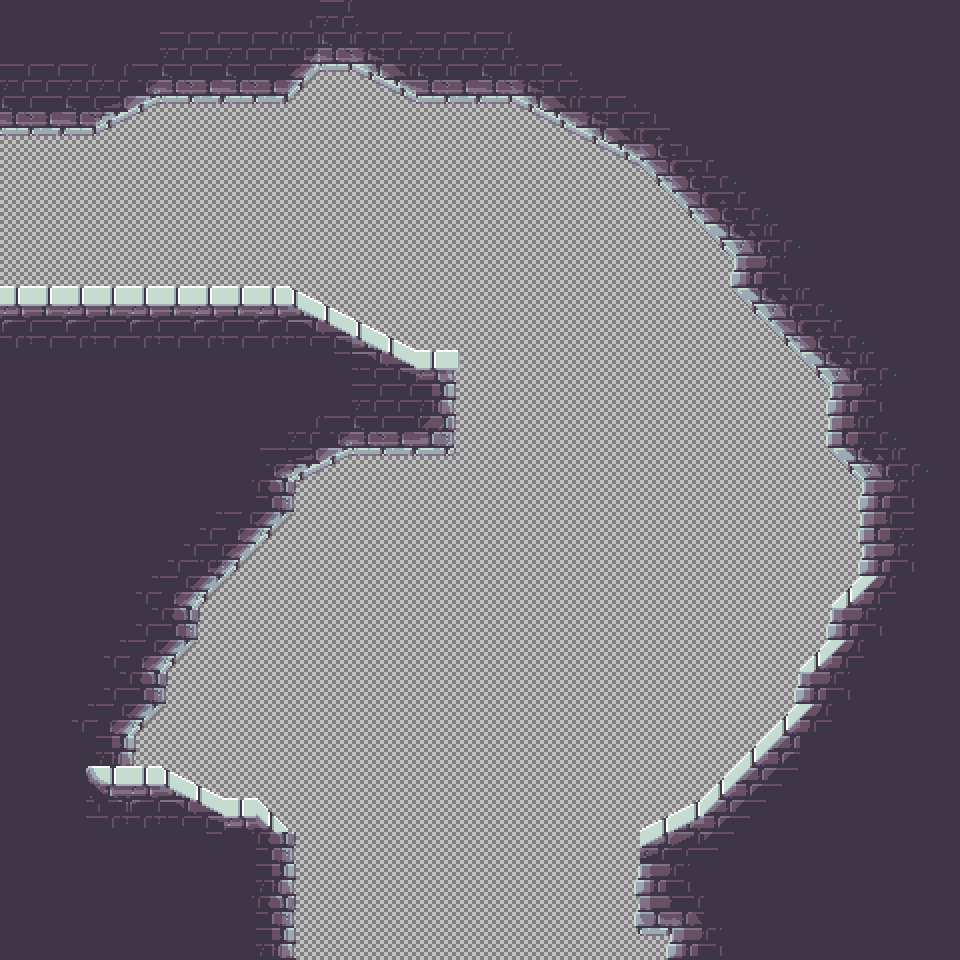

The image is a tile-based game level rendered from a .tmx file. Its description and source (layers, tilesets, objects; grid data summarised) follow:
An orthogonal 30x30 tile map with 32x32 px tiles, 5 tile layers (Wire, Dangers, Spawn Layer, Ground, ...), 2 tilesets.

<map version="1.5" tiledversion="1.6.0" orientation="orthogonal" renderorder="right-down" width="30" height="30" tilewidth="32" tileheight="32" infinite="0" nextlayerid="6" nextobjectid="1">
 <tileset firstgid="1" source="../../Tile Sets/Grass Wireframe.tsx" />
 <tileset firstgid="17" source="../../Tile Sets/1.3 bricks.tsx" />
 <layer id="1" name="Wire" width="30" height="30">
  <data>[900 cells, 900 non-empty, 14 distinct tile ids]</data>
 </layer>
 <layer id="2" name="Dangers" width="30" height="30">
  <data>[900 cells, 0 non-empty, 0 distinct tile ids]</data>
 </layer>
 <layer id="3" name="Spawn Layer" width="30" height="30">
  <data>[900 cells, 0 non-empty, 0 distinct tile ids]</data>
 </layer>
 <layer id="4" name="Ground" width="30" height="30">
  <data>[900 cells, 497 non-empty, 80 distinct tile ids]</data>
 </layer>
 <layer id="5" name="Detail" width="30" height="30">
  <data>[900 cells, 73 non-empty, 29 distinct tile ids]</data>
 </layer>
</map>
